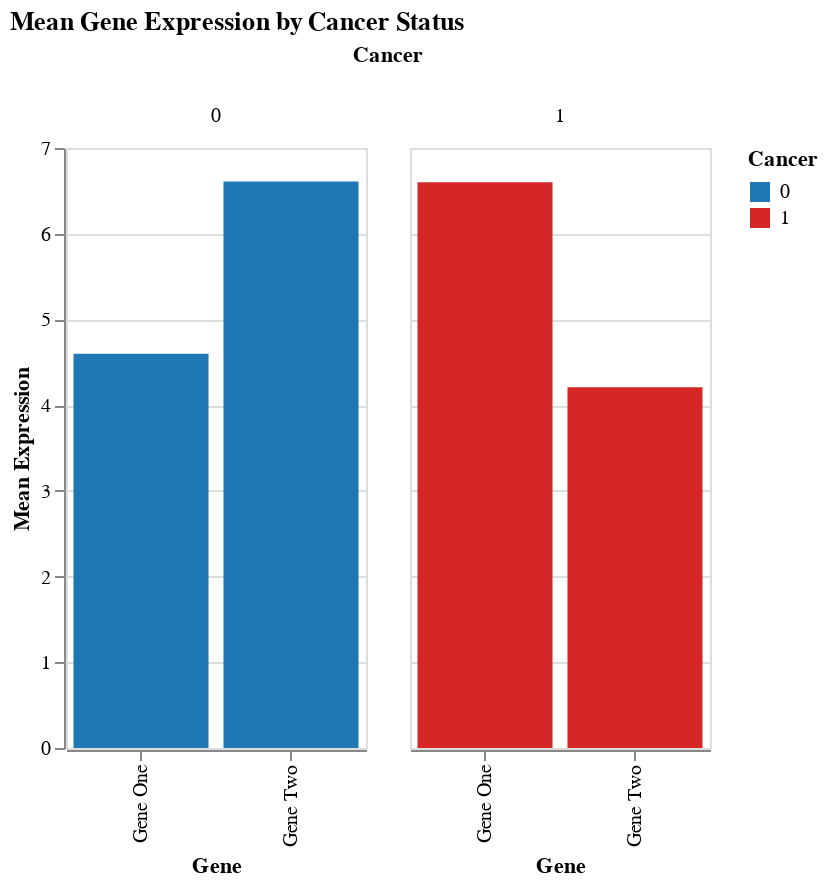

Notebook cell for this chart:
### Markdown cell above
This chart shows how the levels of Gene One and Gene Two relate to whether cancer is present. People with cancer (red dots) usually have higher Gene One and lower Gene Two levels, while those without cancer (blue dots) show the opposite.

### Code cell
import altair as alt
import pandas as pd

# Sample or use full DataFrame
df_bar = pd.DataFrame([
    {"Cancer": 0, "Gene": "Gene One", "Expression": 4.60},
    {"Cancer": 1, "Gene": "Gene One", "Expression": 6.60},
    {"Cancer": 0, "Gene": "Gene Two", "Expression": 6.61},
    {"Cancer": 1, "Gene": "Gene Two", "Expression": 4.21}
])

# Bar chart using Altair
bar_chart = alt.Chart(df_bar).mark_bar().encode(
    x=alt.X('Gene:N', title='Gene'),
    y=alt.Y('Expression:Q', title='Mean Expression'),
    color=alt.Color('Cancer:N', scale=alt.Scale(range=['#1f77b4', '#d62728'])),
    column='Cancer:N',
    tooltip=['Gene', 'Expression', 'Cancer']
).properties(
    title="Mean Gene Expression by Cancer Status",
    width=150,
    height=300
)

bar_chart

### Figure 1 — Vega-Lite specification as saved in the notebook (floating-point values rounded to 4 significant figures)
{"config": {"view": {"continuousWidth": 300, "continuousHeight": 300}}, "data": {"name": "data-c7fe0321c236620c0111d6af4fc65a55"}, "mark": {"type": "bar"}, "encoding": {"color": {"field": "Cancer", "scale": {"range": ["#1f77b4", "#d62728"]}, "type": "nominal"}, "column": {"field": "Cancer", "type": "nominal"}, "tooltip": [{"field": "Gene", "type": "nominal"}, {"field": "Expression", "type": "quantitative"}, {"field": "Cancer", "type": "quantitative"}], "x": {"field": "Gene", "title": "Gene", "type": "nominal"}, "y": {"field": "Expression", "title": "Mean Expression", "type": "quantitative"}}, "height": 300, "title": "Mean Gene Expression by Cancer Status", "width": 150, "$schema": "https://vega.github.io/schema/vega-lite/v5.20.1.json", "datasets": {"data-c7fe0321c236620c0111d6af4fc65a55": [{"Cancer": 0, "Gene": "Gene One", "Expression": 4.6}, {"Cancer": 1, "Gene": "Gene One", "Expression": 6.6}, {"Cancer": 0, "Gene": "Gene Two", "Expression": 6.61}, {"Cancer": 1, "Gene": "Gene Two", "Expression": 4.21}]}}
